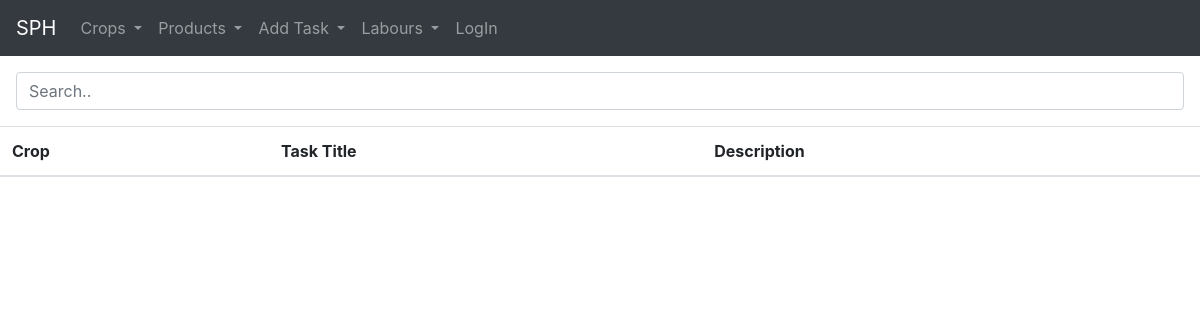
/tasks/, run on an earlier commit of the app's database.
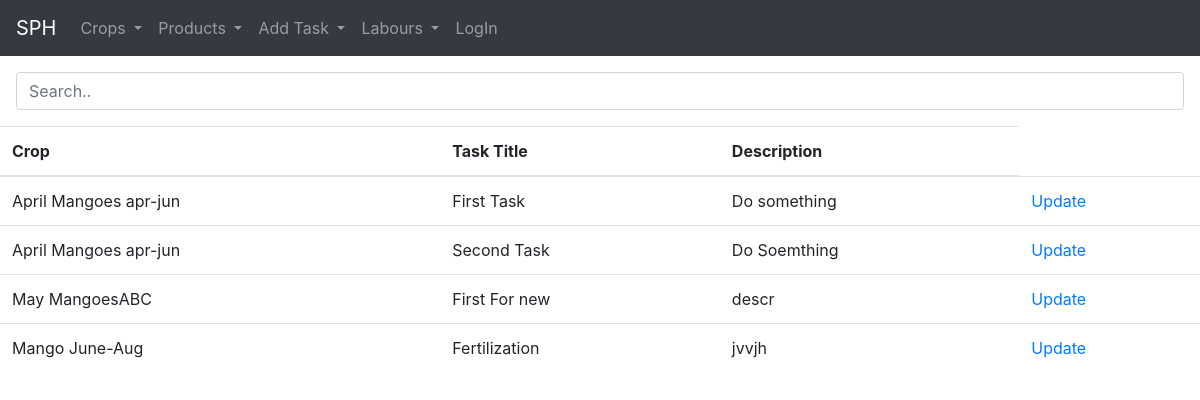
And on a later commit of the database.
### home/models.py (models this page shows, shortened)
class Task(models.Model):
    user = models.ForeignKey(User, on_delete=models.SET_NULL, null=True, blank=True)
    crop = models.ForeignKey(Crop, on_delete=models.SET_NULL, null=True, blank=True)
    title = models.CharField(max_length=1080)
    description = models.TextField()

class Crop(models.Model):
    user = models.ForeignKey(User, on_delete=models.SET_NULL, null=True, blank=True)
    crop_name = models.CharField(max_length=1080, null=True, unique=True, blank=True)
    crop_area = models.FloatField(default=0)
    start_date = models.DateField(default=timezone.now)
    end_date = models.DateField(null=True, blank=True)
    slug = models.SlugField(unique=True, blank=True, null=True)
    def __str__(self):
        return str(self.crop_name)

### home/views.py (the view)
# urls.py: path('tasks/', views.get_tasks_list, name='task_list'),
def get_tasks_list(request):
    tasks = Task.objects.all()
    paginator = Paginator(tasks, 10)
    page_number = request.GET.get('page')
    page_obj = paginator.get_page(page_number)
    return render(request, 'tasks.html', {'page_obj': page_obj})

### templates/tasks.html (shortened to what this page needs)
{% extends 'base.html' %}
{% load static %}
{% block content %}
<div class="m-3">
<input class="form-control" id="myInput" type="text" placeholder="Search..">
</div>
  <table id="tasksTable" class="mt-3 table table-responsive-md">
    <thead>
    <tr>
        <th>Crop</th>
        <th>Task Title</th>
        <th>Description</th>
    </tr>
    </thead>
    <tbody id="cropTable">
    {% for task in page_obj %}
    <tr>
        <td>{{task.crop}}</td>
        <td>{{task.title}}</td>
        <td>{{task.description}}</td>
        <td> <a href="{% url 'farm:update_task' task.id %}">Update</a></td>
    </tr>
    {% endfor %}
    </tbody>
</table>
{% endblock %}

### templates/base.html (shortened to what this page needs)
<!DOCTYPE html>
<html lang="en">
<head>
   <link rel="stylesheet" href="https://cdn.jsdelivr.net/npm/bootstrap@4.6.1/dist/css/bootstrap.min.css">
    <link href="http://ajax.googleapis.com/ajax/libs/jqueryui/1.8.16/themes/ui-lightness/jquery-ui.css" rel="stylesheet" type="text/css" />
</head>
<body>
{% include "navbar.html" %}
{% block content %}
{% endblock %}
</body>
</html>

### templates/navbar.html (shortened to what this page needs)
<nav class="navbar navbar-expand-md bg-dark navbar-dark">
  <a class="navbar-brand" href="{% url 'farm:home' %}">SPH</a>
  <div class="collapse navbar-collapse" id="collapsibleNavbar">
    <ul class="navbar-nav">
              <li class="nav-item dropdown">
      <a class="nav-link dropdown-toggle" href="#"  data-toggle="dropdown">
        Crops
      </a>
        </li>
      <li class="nav-item dropdown">
      <a class="nav-link dropdown-toggle" href="#"  data-toggle="dropdown">
        Products
      </a>
    </li>
        <li class="nav-item dropdown">
      <a class="nav-link dropdown-toggle" href="#"  data-toggle="dropdown">
        Add Task
      </a>
    </li>
       <li class="nav-item dropdown">
      <a class="nav-link dropdown-toggle" href="#"  data-toggle="dropdown">
        Labours
      </a>
    </li>
      {% if user.is_authenticated %}
      <li class="nav-item card-header bg-warning">
        {{ user.username }}
      </li>
      <li class="nav-item">
        <a class="nav-link" href="{% url 'farm:logout' %}">Logout</a></a>
      </li>
      {% else %}
      <li class="nav-item">
        <a class="nav-link" href="{% url 'farm:login' %}">LogIn</a></a>
      </li>
      {% endif %}
    </ul>
  </div>
</nav>

What changed in the data, as far as the page shows it:
added Task: crop "April Mangoes apr-jun", title "First Task", description "Do something"
added Task: crop "April Mangoes apr-jun", title "Second Task", description "Do Soemthing"
added Task: crop "May MangoesABC", title "First For new", description "descr"
added Task: crop "Mango June-Aug", title "Fertilization", description "jvvjh"
